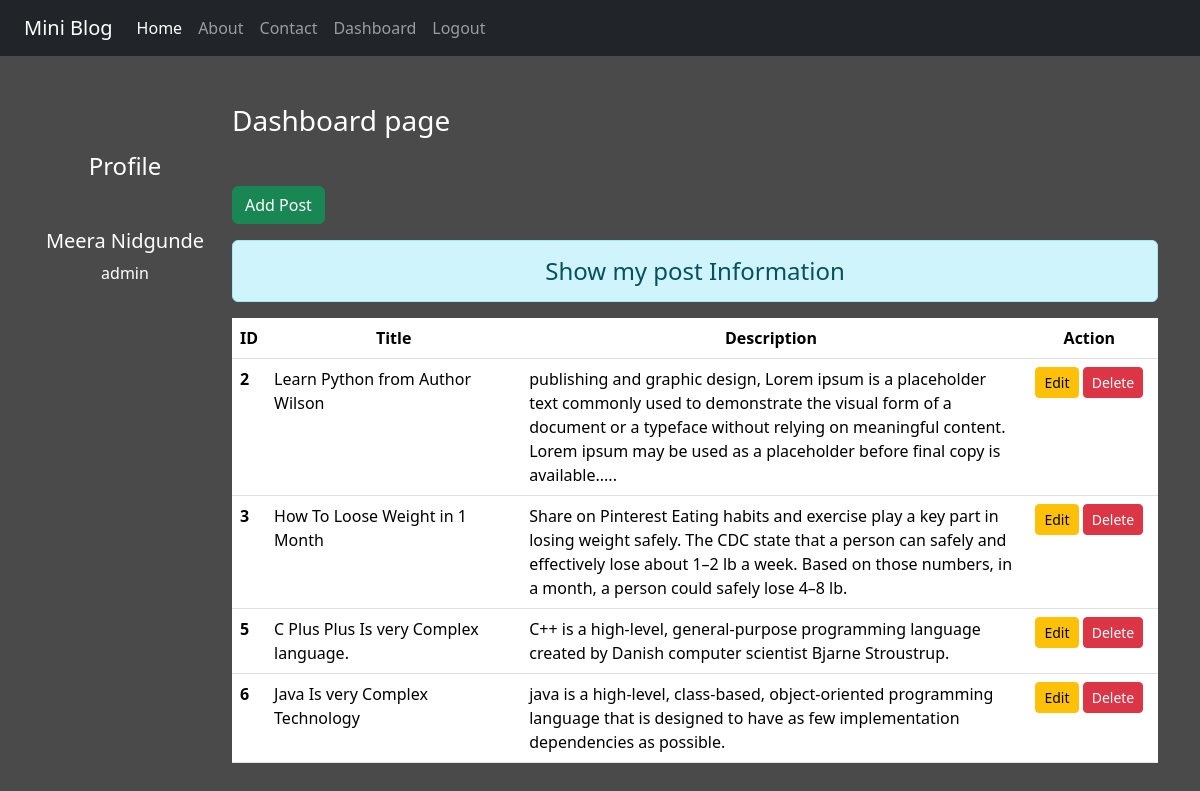
The page /dashboard/ (signed in) on the database its author committed.
### blog/models.py (models this page shows)
class Post(models.Model):
    title = models.CharField(max_length=200)
    desc=models.TextField()

### blog/views.py (the view)
# urls.py: path('dashboard/', views.dashboard,name='dashboard'),
def dashboard(request):
    if request.user.is_authenticated:
        posts=Post.objects.all()
        user=request.user
        fullname=user.get_full_name()
        gps=user.groups.all()
        return render(request,'blog/dashboard.html',{"posts":posts,'fullname':fullname,'gps':gps})
    else:
        return HttpResponseRedirect('/login/')

### blog/templates/blog/dashboard.html (shortened to what this page needs)
{% extends "blog/base.html" %}
{% load static %}
{% block side %}
  <div class="col-sm-2 text-white my-5 text-center">
    <h4 class="my-5">Profile</h4>
    <h5>{{fullname}}</h5>
    {% for group in gps  %}
      <p>{{group.name}}</p>
    {% endfor %}
  </div>
{% endblock side %}
{% block content %}
      <div class="col-sm-10">
        <h3 class="text-white my-5">Dashboard page</h3>
          <a href="{% url 'addpost' %}"class="btn btn-success">Add Post</a>
        <h4 class="text-center alert alert-info mt-3">Show my post Information</h4>
          {% if posts %}
            <table class="table table-hover bg-white">
             <thead>
              <tr class="text-center">
                <th scope="col" style="width:2%">ID</th>
                <th scope="col" style="width:28%">Title</th>
                <th scope="col" style="width:55%">Description</th>
                <th scope="col" style="width:15%">Action</th>
              </tr>
             </thead>
              <tbody>
                  {% for post in posts  %}
                  <tr>
                    <th scope="row">{{post.id}}</th>
                    <td>{{post.title}}</td>
                    <td>{{post.desc}}</td>
                    <td class="text-center">
                      <a href="{% url 'updatepost' post.id %}"class="btn btn-warning btn-sm">Edit</a>
                      {% if perms.blog.deletepost %}
                        <form action="{% url 'deletepost' post.id %}" method="post"class="d-inline">
                          <input type="submit"class="btn btn-danger btn-sm" value="Delete">
                        </form>
                      {% endif %}
                    </td>
                  </tr>
                  {% endfor %}
              </tbody>
            </table>
          {% else %}
          <h4 class="text-center alert alert-warning">No Records</h4>
          {% endif %}
      </div>
{% endblock content %}

### blog/templates/blog/base.html (shortened to what this page needs)
<!DOCTYPE html>
{% load static %}
<html lang="en">
<head>
    <link rel="stylesheet" href="{% static 'blog/css/bootstrap.css' %}">
    <link rel="stylesheet" href="{% static 'blog/css/style.css' %}">
</head>
<body>
    <div class="container-fluid bg-dark">
        {% include "blog/navbar.html" %}
    </div>
    <div class="container">
    <div class="row">
    {% block side %}
    {% endblock side %}
    {% block content %}
    {% endblock content %}
    </div>
    </div>
</body>
</html>

### blog/templates/blog/navbar.html (shortened to what this page needs)
<nav class="navbar navbar-expand-lg navbar-dark bg-dark">
    <div class="container-fluid">
      <a class="navbar-brand" href="#">Mini Blog</a>
      <div class="collapse navbar-collapse" id="navbarNav">
        <ul class="navbar-nav">
          <li class="nav-item">
            <a class="nav-link active" aria-current="page" href="/">Home</a>
          </li>
          <li class="nav-item">
            <a class="nav-link" href="{% url 'about' %}">About</a>
          </li>
          <li class="nav-item">
            <a class="nav-link" href="{% url 'contact' %}">Contact</a>
          </li>
          {% if request.user.is_authenticated %}
          <li class="nav-item">
            <a class="nav-link" href="{% url 'dashboard' %}">Dashboard</a>
          </li>
          <li class="nav-item">
            <a class="nav-link" href="{% url 'logout' %}">Logout</a>
          </li>
          {% endif %}
        </ul>
      </div>
    </div>
  </nav>

### blog/static/blog/css/style.css (style rules this page uses)
body { background-color: rgb(74,74,74); color: antiquewhite; }
form { width: 60%; color:rgb(177,168,168); }

### rows shown on the page
Post: id "2", title "Learn Python from Author Wilson", desc "publishing and graphic design, Lorem ipsum is a placeholder text commonly used to demonstrate the visual form of a document or a typeface without relying on meaningful content. Lorem ipsum may be used as a placeholder before final copy is available....."
Post: id "3", title "How To Loose Weight in 1 Month", desc "Share on Pinterest Eating habits and exercise play a key part in losing weight safely. The CDC state that a person can safely and effectively lose about 1–2 lb a week. Based on those numbers, in a month, a person could safely lose 4–8 lb."
Post: id "5", title "C Plus Plus Is very Complex language.", desc "C++ is a high-level, general-purpose programming language created by Danish computer scientist Bjarne Stroustrup."
Post: id "6", title "Java Is very Complex Technology", desc "java is a high-level, class-based, object-oriented programming language that is designed to have as few implementation dependencies as possible."

### other values the page prints
{{ fullname }} "Meera Nidgunde"
{{ group.name }} "admin"
